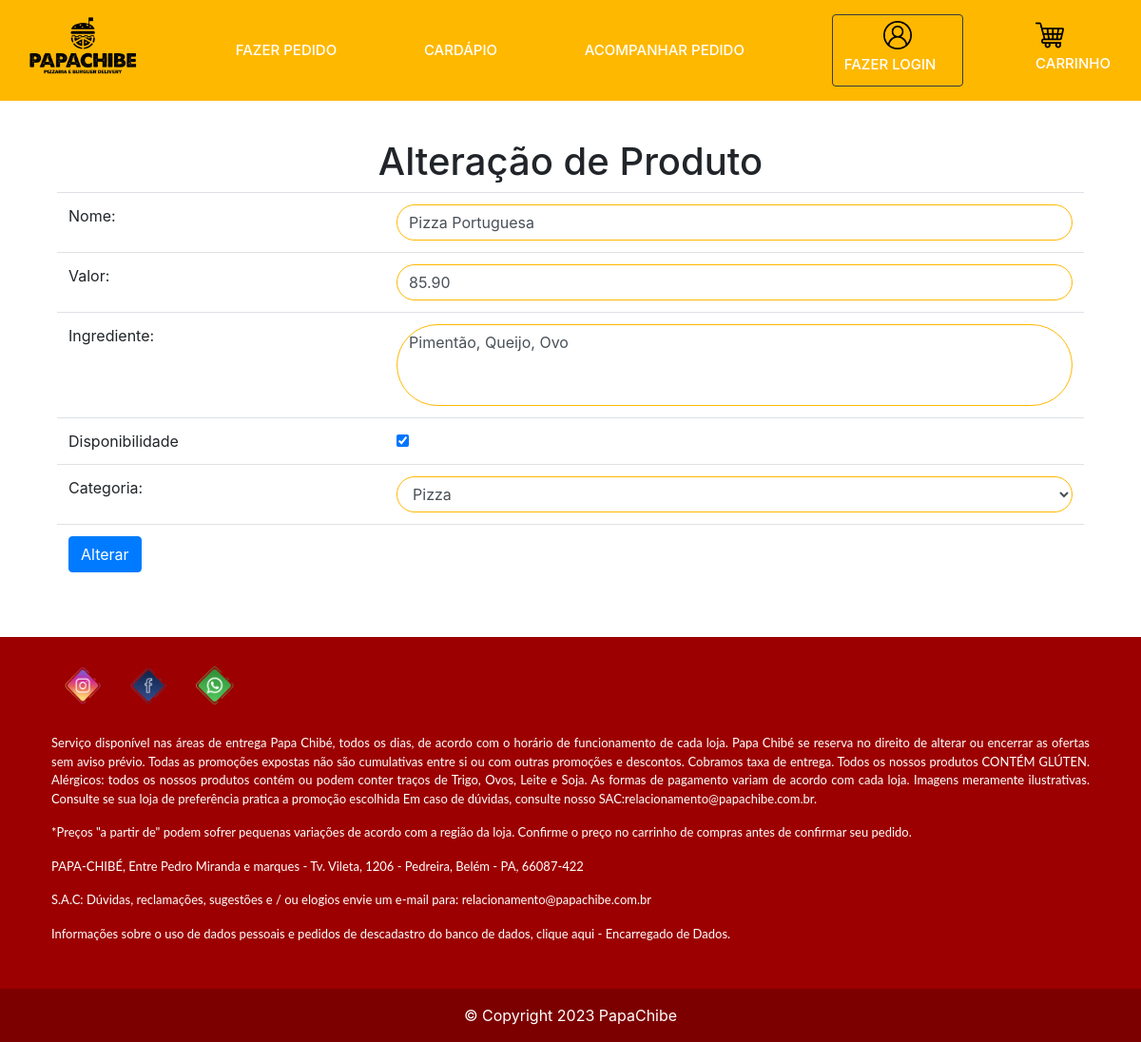
Page /produtoAlteraFormulario.php?cdproduto=2 on the committed database.
### tables this page shows
create table tb_produto
(
	cdproduto int auto_increment primary key,
    nome varchar(100) not null,
    ingrediente varchar(120) not null,
    valor decimal(4,2) not null,
    categoriaid int,
    disponibilidade boolean default false not null
);

### bancoProduto.php (called while the page is built, shortened)
<?php
function buscaProduto($conexao, $cdproduto)
{
	$query = "select * from tb_produto where cdproduto={$cdproduto}";
	$resultado = mysqli_query($conexao, $query);
	$produto = mysqli_fetch_assoc($resultado);
	return $produto;
}

### bancoCategoria.php (called while the page is built, shortened)
<?php
function listaCategorias($conexao)
{
	$categorias = array();
	$query = "select * from tb_categoria;";
	$resultado = mysqli_query($conexao, $query);
	while ($categoria = mysqli_fetch_assoc($resultado)) {
		array_push($categorias, $categoria);
	}
	return $categorias;
}

### produtoAlteraFormulario.php (the view, shortened to what this page needs)
<?php
include("navBar.php");
include("conexao.php");
include("bancoCategoria.php");
include("bancoProduto.php");
$categorias = listaCategorias($conexao);
$cdproduto = $_GET['cdproduto'];
$produto = buscaProduto($conexao, $cdproduto);
$disponibilidade = $produto['disponibilidade'] ? "checked='checked'" : "";
?>
<h1>Alteração de Produto</h1>
<form action="logicaAlteraProduto.php" method="post">
	<table class="table">
		<tr>
			<td>Nome: </td>
			<td><input class="form-control" type="text" name="nome" value="<?= $produto['nome'] ?>"></td>
		</tr>
		<tr>
			<td>Valor: </td>
			<td><input class="form-control" type="number" name="valor" step="0.01" value="<?= $produto['valor'] ?>"></td>
		</tr>
		<tr>
			<td>Ingrediente: </td>
			<td><textarea class="form-control" name="ingrediente" rows="3"
					style="resize: none;"><?= $produto['ingrediente'] ?></textarea></td>
		</tr>
		<tr>
			<td>Disponibilidade</td>
			<td>
				<input type="checkbox" name="disponibilidade" <?= $disponibilidade ?> value="true">
			</td>
		</tr>
		<tr>
			<td>Categoria: </td>
			<td>
				<select name="categoriaid" class="form-control">
					<?php foreach ($categorias as $categoria) {
						$ehACategoriaSelecionada = $produto['categoriaid'] == $categoria['cdcategoria'];
						$selecao = $ehACategoriaSelecionada ? "selected='selected'" : "";
						?>
						<option value="<?= $categoria['cdcategoria'] ?>" <?= $selecao ?>>
							<?= $categoria['nome'] ?>
						</option>
						<?php
					}
					?>
				</select>
			</td>
		</tr>
		<tr>
			<td colspan="2"><button class="btn btn-primary" type="submit">Alterar</button></td>
		</tr>
	</table>
</form>
<?php include("rodape.php") ?>

### navBar.php (style rules this page uses)
body { background-image: url('img/background.png'); }
.form-control { border-radius: 50px; border-color: #FFB800; }
table { text-align: left; }

### rows in the picture
tb_produto: nome "Pizza Portuguesa", valor "85.90", ingrediente "Pimentão, Queijo, Ovo"

### other values in the picture
form field categoriaid "Pizza"
